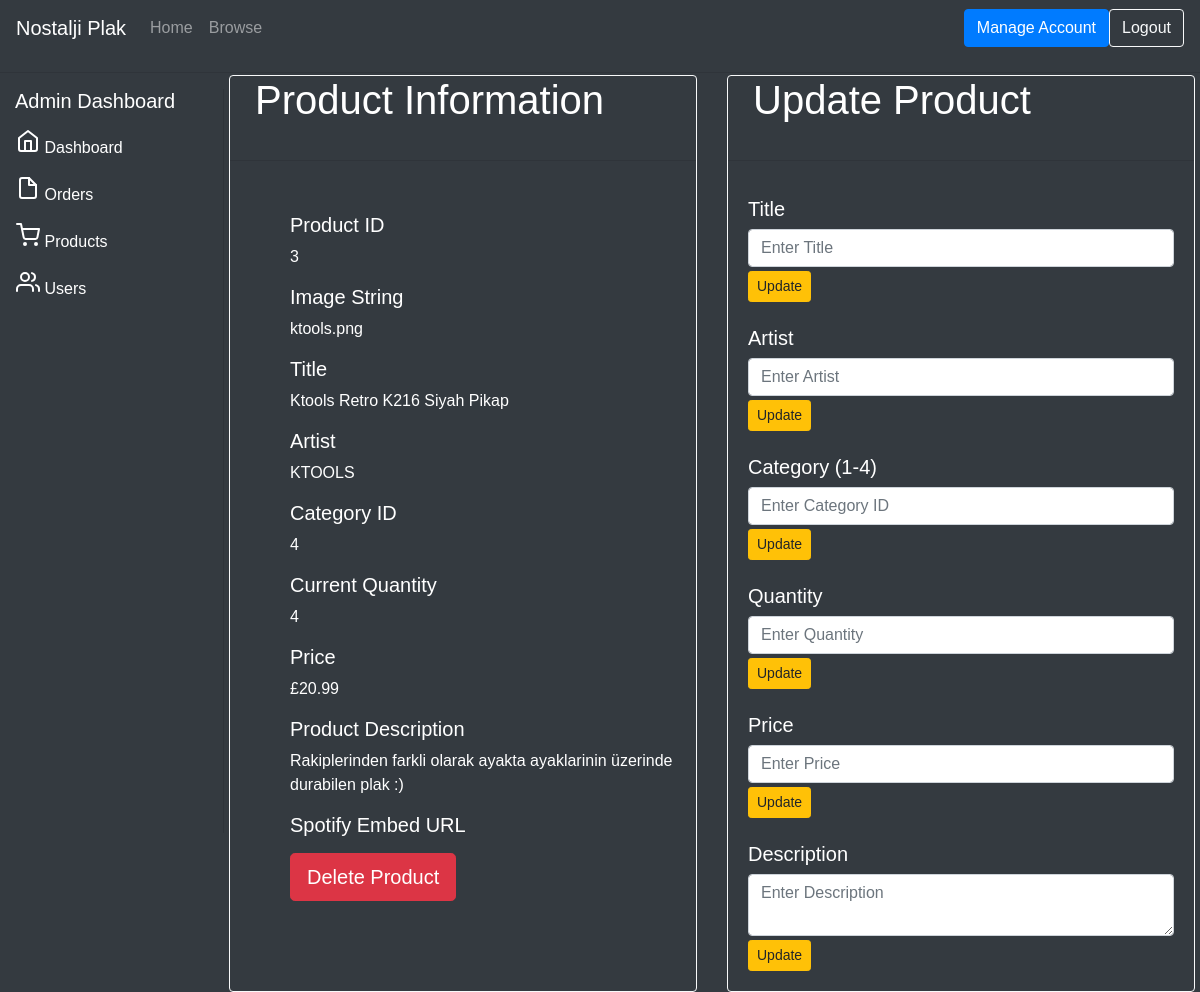
Page /admin/update_product.php?id=3 (signed in) on the committed database.
### tables this page shows
CREATE TABLE `products` (
  `product_id` int(11) NOT NULL,
  `product_title` varchar(255) NOT NULL,
  `product_category_id` int(11) NOT NULL,
  `product_price` float NOT NULL,
  `product_quantity` int(11) NOT NULL,
  `product_description` text NOT NULL,
  `product_artist` varchar(255) NOT NULL,
  `product_image` varchar(255) NOT NULL DEFAULT 'default_image.jpg',
  `products_embed_spotify` varchar(255) DEFAULT NULL
);

### htdocs/resources/include/functions.php (called while the page is built, shortened)
<?php
    function escape_string($string){
        global $conn;
        return mysqli_real_escape_string($conn, $string);
    }
    function query($sql) {
        global $conn;
        return mysqli_query($conn, $sql);
    }
    function fetch_array($result) {
    return mysqli_fetch_array($result);
    }

### htdocs/admin/update_product.php (the view, shortened to what this page needs)
<?php
     include('include/header.php');
    $query = query(" SELECT * FROM products WHERE product_id = " . escape_string($_GET['id']) . " ");
    while($row = fetch_array($query)):
?>
        <div class="dash-content" style="margin-left: 224px; margin-top: 75px; display: block !important; position: absolute; top: 0px; bottom: 0px; right: 0px; left: 0px;">
            <div class="card-deck" style = "padding-left: 5px; padding-right: 5px;">
                <div class="card border-light text-white bg-dark">
                    <card class="card-title">
                        <h1 style="padding-left: 25px;">Product Information</h1>
                    </card>
                    <hr>
                    <div class="card-body">
                        <ul style="list-style: none">
                            <li><p><h5>Product ID</h5> <?php echo $row['product_id']; ?></p></li>
                            <li><p><h5>Image String</h5> <?php echo $row['product_image']; ?></p></li>
                            <li><p><h5>Title</h5> <?php echo $row['product_title']; ?></p></li>
                            <li><p><h5>Artist</h5> <?php echo $row['product_artist']; ?></p></li>
                            <li><p><h5>Category ID</h5> <?php echo $row['product_category_id']; ?></p></li>
                            <li><p><h5>Current Quantity</h5> <?php echo $row['product_quantity']; ?></p></li>
                            <li><p><h5>Price</h5> £<?php echo $row['product_price']; ?></p></li>
                            <li><p><h5>Product Description</h5> <?php echo $row['product_description']; ?></p></li>
                            <li><p><h5>Spotify Embed URL</h5> <?php echo $row['products_embed_spotify']; ?></p></li>
                            <form name="delete-product" action="" method="post">
                                <li><button type="submit" name="delete-product-submit" class="btn btn-lg btn-danger">Delete Product</button></li>
                            </form>
                        </ul>
                    </div>
                </div>
                <div class="card border-light text-white bg-dark">
                    <card class="card-title">
                        <h1 style="padding-left: 25px;">Update Product</h1>
                    </card>
                    <hr>
                    <div class="card-body">
                        <form name="update-product-title" action="" method="post">
                            <h5>Title</h5><input type="text" class="form-control" name="ptitle" placeholder="Enter Title" required>
                            <button type="submit" name = "title-update-submit" class="btn btn-sm mt-1 btn-warning">Update</button>
                        </form>
                        <br>
                        <form name="update-product-artist" action="" method="post">
                            <h5>Artist</h5><input type="text" class="form-control" name="partist" placeholder="Enter Artist" required>
                            <button type="submit" name = "artist-update-submit" class=" btn btn-sm mt-1 btn-warning">Update</button>
                        </form>
                        <br>
                        <form name="update-product-category" action="" method="post">
                            <h5>Category (1-4)</h5><input type="text" class="form-control" name="pcategory" placeholder="Enter Category ID" required>
                            <button type="submit" name = "category-update-submit" class=" btn btn-sm mt-1 btn-warning">Update</button>
                        </form>
                        <br>
                        <form name="update-product-quantity" action="" method="post">
                            <h5>Quantity</h5><input type="text" class="form-control" name="pquantity" placeholder="Enter Quantity" required>
                            <button type="submit" name = "quantity-update-submit" class=" btn btn-sm mt-1 btn-warning">Update</button>
                        </form>
                        <br>
                        <form name="update-product-price" action="" method="post">
                            <h5>Price</h5><input type="text" class="form-control" name="pprice" placeholder="Enter Price" required>
                            <button  type="submit" name = "price-update-submit" class=" btn btn-sm mt-1 btn-warning">Update</button>
                        </form>
                        <br>
                        <form name="update-product-description" action="" method="post">
                            <h5>Description</h5>
                            <textarea class="form-control" name="pdesc" aria-label="With textarea" placeholder="Enter Description" required></textarea>
                            <button type="submit" name = "description-update-submit" class=" btn btn-sm mt-1 btn-warning">Update</button>
                        </form>
                    </div>
                </div>
            </div>
        </div>
    <?php endwhile; ?>
<?php include('include/footer.php'); ?>

### htdocs/resources/css/style.css (style rules this page uses)
body { margin: 0; font-family: Montserrat,sans-serif; font-size: 1rem; font-weight: 400; line-height: 1.5; color: white; text-align: left; background-color: #1a1a1a; min-height: 100vh; }

### rows in the picture
products: product_id "3", product_image "ktools.png", product_title "Ktools Retro K216 Siyah Pikap", product_artist "KTOOLS", product_category "4", product_quantity "4", product_price "20.99", product_description "Rakiplerinden farkli olarak ayakta ayaklarinin üzerinde durabilen plak :)"
